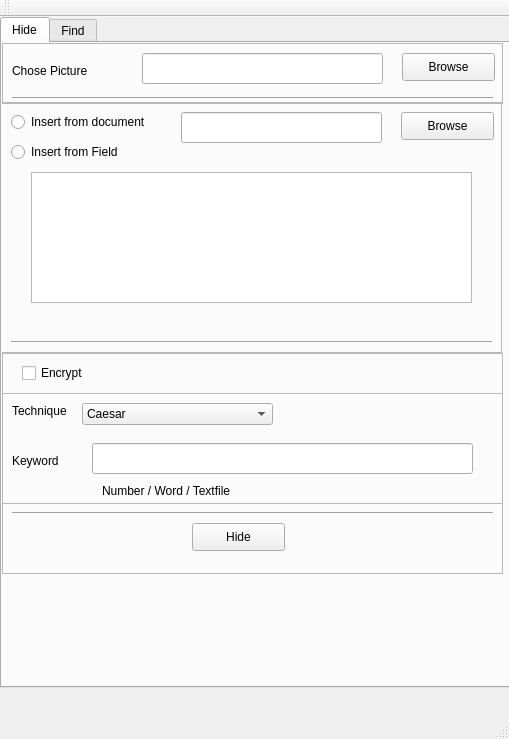
<?xml version="1.0" encoding="UTF-8"?>
<ui version="4.0">
 <class>MainWindow</class>
 <widget class="QMainWindow" name="MainWindow">
  <property name="geometry">
   <rect>
    <x>0</x>
    <y>0</y>
    <width>509</width>
    <height>739</height>
   </rect>
  </property>
  <property name="windowTitle">
   <string>BildProgramm</string>
  </property>
  <property name="windowIcon">
   <iconset>
    <normaloff>stego.ico</normaloff>stego.ico</iconset>
  </property>
  <widget class="QWidget" name="centralWidget">
   <widget class="QTabWidget" name="tabWidget">
    <property name="geometry">
     <rect>
      <x>0</x>
      <y>0</y>
      <width>511</width>
      <height>671</height>
     </rect>
    </property>
    <property name="currentIndex">
     <number>0</number>
    </property>
    <widget class="QWidget" name="hideTab">
     <attribute name="title">
      <string>Hide</string>
     </attribute>
     <widget class="QFrame" name="picFrame">
      <property name="geometry">
       <rect>
        <x>0</x>
        <y>0</y>
        <width>501</width>
        <height>61</height>
       </rect>
      </property>
      <property name="frameShape">
       <enum>QFrame::StyledPanel</enum>
      </property>
      <property name="frameShadow">
       <enum>QFrame::Raised</enum>
      </property>
      <widget class="QLabel" name="picLabel">
       <property name="geometry">
        <rect>
         <x>10</x>
         <y>20</y>
         <width>81</width>
         <height>16</height>
        </rect>
       </property>
       <property name="text">
        <string>Chose Picture</string>
       </property>
      </widget>
      <widget class="QPushButton" name="picBrowseButton">
       <property name="geometry">
        <rect>
         <x>400</x>
         <y>10</y>
         <width>93</width>
         <height>28</height>
        </rect>
       </property>
       <property name="text">
        <string>Browse</string>
       </property>
      </widget>
      <widget class="QLineEdit" name="picPathTextField">
       <property name="geometry">
        <rect>
         <x>140</x>
         <y>10</y>
         <width>241</width>
         <height>31</height>
        </rect>
       </property>
      </widget>
      <widget class="Line" name="line_6">
       <property name="geometry">
        <rect>
         <x>10</x>
         <y>35</y>
         <width>481</width>
         <height>41</height>
        </rect>
       </property>
       <property name="orientation">
        <enum>Qt::Horizontal</enum>
       </property>
      </widget>
     </widget>
     <widget class="QFrame" name="textFrame">
      <property name="geometry">
       <rect>
        <x>-1</x>
        <y>59</y>
        <width>501</width>
        <height>251</height>
       </rect>
      </property>
      <property name="frameShape">
       <enum>QFrame::StyledPanel</enum>
      </property>
      <property name="frameShadow">
       <enum>QFrame::Raised</enum>
      </property>
      <widget class="QRadioButton" name="textFromDocRadio">
       <property name="geometry">
        <rect>
         <x>10</x>
         <y>10</y>
         <width>171</width>
         <height>20</height>
        </rect>
       </property>
       <property name="text">
        <string>Insert from document</string>
       </property>
      </widget>
      <widget class="QRadioButton" name="textFromFieldRadio">
       <property name="geometry">
        <rect>
         <x>10</x>
         <y>40</y>
         <width>151</width>
         <height>20</height>
        </rect>
       </property>
       <property name="text">
        <string>Insert from Field</string>
       </property>
      </widget>
      <widget class="QPushButton" name="textBrowseButton">
       <property name="geometry">
        <rect>
         <x>400</x>
         <y>10</y>
         <width>93</width>
         <height>28</height>
        </rect>
       </property>
       <property name="text">
        <string>Browse</string>
       </property>
      </widget>
      <widget class="QTextEdit" name="textEdit">
       <property name="enabled">
        <bool>true</bool>
       </property>
       <property name="geometry">
        <rect>
         <x>30</x>
         <y>70</y>
         <width>441</width>
         <height>131</height>
        </rect>
       </property>
       <property name="horizontalScrollBarPolicy">
        <enum>Qt::ScrollBarAlwaysOff</enum>
       </property>
       <property name="readOnly">
        <bool>false</bool>
       </property>
      </widget>
      <widget class="Line" name="line">
       <property name="geometry">
        <rect>
         <x>10</x>
         <y>220</y>
         <width>481</width>
         <height>41</height>
        </rect>
       </property>
       <property name="orientation">
        <enum>Qt::Horizontal</enum>
       </property>
      </widget>
      <widget class="QLabel" name="asciiUnicodeLabel">
       <property name="geometry">
        <rect>
         <x>30</x>
         <y>220</y>
         <width>431</width>
         <height>16</height>
        </rect>
       </property>
       <property name="text">
        <string/>
       </property>
      </widget>
      <widget class="QLineEdit" name="textPathTextField">
       <property name="geometry">
        <rect>
         <x>180</x>
         <y>10</y>
         <width>201</width>
         <height>31</height>
        </rect>
       </property>
      </widget>
     </widget>
     <widget class="QFrame" name="hideFrame">
      <property name="geometry">
       <rect>
        <x>0</x>
        <y>460</y>
        <width>501</width>
        <height>71</height>
       </rect>
      </property>
      <property name="frameShape">
       <enum>QFrame::StyledPanel</enum>
      </property>
      <property name="frameShadow">
       <enum>QFrame::Raised</enum>
      </property>
      <widget class="QPushButton" name="hideButton">
       <property name="geometry">
        <rect>
         <x>190</x>
         <y>20</y>
         <width>93</width>
         <height>28</height>
        </rect>
       </property>
       <property name="text">
        <string>Hide</string>
       </property>
      </widget>
      <widget class="Line" name="line_4">
       <property name="geometry">
        <rect>
         <x>10</x>
         <y>0</y>
         <width>481</width>
         <height>20</height>
        </rect>
       </property>
       <property name="orientation">
        <enum>Qt::Horizontal</enum>
       </property>
      </widget>
      <widget class="QLabel" name="saveLabel">
       <property name="geometry">
        <rect>
         <x>10</x>
         <y>50</y>
         <width>481</width>
         <height>20</height>
        </rect>
       </property>
       <property name="text">
        <string/>
       </property>
      </widget>
     </widget>
     <widget class="QFrame" name="encryptCheckFrame">
      <property name="enabled">
       <bool>true</bool>
      </property>
      <property name="geometry">
       <rect>
        <x>0</x>
        <y>310</y>
        <width>501</width>
        <height>41</height>
       </rect>
      </property>
      <property name="frameShape">
       <enum>QFrame::StyledPanel</enum>
      </property>
      <property name="frameShadow">
       <enum>QFrame::Raised</enum>
      </property>
      <widget class="QCheckBox" name="encryptCheckBox">
       <property name="enabled">
        <bool>true</bool>
       </property>
       <property name="geometry">
        <rect>
         <x>20</x>
         <y>10</y>
         <width>81</width>
         <height>20</height>
        </rect>
       </property>
       <property name="text">
        <string>Encrypt</string>
       </property>
      </widget>
     </widget>
     <widget class="QFrame" name="encryptFrame">
      <property name="geometry">
       <rect>
        <x>0</x>
        <y>350</y>
        <width>501</width>
        <height>111</height>
       </rect>
      </property>
      <property name="frameShape">
       <enum>QFrame::StyledPanel</enum>
      </property>
      <property name="frameShadow">
       <enum>QFrame::Raised</enum>
      </property>
      <widget class="QLabel" name="techniqueLabel">
       <property name="geometry">
        <rect>
         <x>10</x>
         <y>10</y>
         <width>61</width>
         <height>16</height>
        </rect>
       </property>
       <property name="text">
        <string>Technique</string>
       </property>
      </widget>
      <widget class="QLabel" name="keywordLabel">
       <property name="geometry">
        <rect>
         <x>10</x>
         <y>60</y>
         <width>53</width>
         <height>16</height>
        </rect>
       </property>
       <property name="text">
        <string>Keyword</string>
       </property>
      </widget>
      <widget class="QComboBox" name="techniqueComboBox">
       <property name="geometry">
        <rect>
         <x>80</x>
         <y>10</y>
         <width>191</width>
         <height>22</height>
        </rect>
       </property>
       <item>
        <property name="text">
         <string>Caesar</string>
        </property>
       </item>
       <item>
        <property name="text">
         <string>Vigenère</string>
        </property>
       </item>
      </widget>
      <widget class="QLabel" name="keyTipLabel">
       <property name="geometry">
        <rect>
         <x>100</x>
         <y>90</y>
         <width>141</width>
         <height>16</height>
        </rect>
       </property>
       <property name="text">
        <string>Number / Word / Textfile</string>
       </property>
      </widget>
      <widget class="QLineEdit" name="keyTextField">
       <property name="geometry">
        <rect>
         <x>90</x>
         <y>50</y>
         <width>381</width>
         <height>31</height>
        </rect>
       </property>
      </widget>
     </widget>
    </widget>
    <widget class="QWidget" name="findTab">
     <attribute name="title">
      <string>Find</string>
     </attribute>
     <widget class="QFrame" name="textFrame_2">
      <property name="geometry">
       <rect>
        <x>0</x>
        <y>90</y>
        <width>501</width>
        <height>271</height>
       </rect>
      </property>
      <property name="frameShape">
       <enum>QFrame::StyledPanel</enum>
      </property>
      <property name="frameShadow">
       <enum>QFrame::Raised</enum>
      </property>
      <widget class="QRadioButton" name="textToDocRadio">
       <property name="geometry">
        <rect>
         <x>10</x>
         <y>10</y>
         <width>161</width>
         <height>20</height>
        </rect>
       </property>
       <property name="text">
        <string>Write to document</string>
       </property>
      </widget>
      <widget class="QRadioButton" name="textToFieldRadio">
       <property name="geometry">
        <rect>
         <x>10</x>
         <y>40</y>
         <width>141</width>
         <height>20</height>
        </rect>
       </property>
       <property name="text">
        <string>Write to field</string>
       </property>
      </widget>
      <widget class="QTextEdit" name="textEdit_2">
       <property name="geometry">
        <rect>
         <x>30</x>
         <y>60</y>
         <width>441</width>
         <height>171</height>
        </rect>
       </property>
       <property name="horizontalScrollBarPolicy">
        <enum>Qt::ScrollBarAlwaysOff</enum>
       </property>
      </widget>
      <widget class="Line" name="line_2">
       <property name="geometry">
        <rect>
         <x>10</x>
         <y>250</y>
         <width>481</width>
         <height>20</height>
        </rect>
       </property>
       <property name="orientation">
        <enum>Qt::Horizontal</enum>
       </property>
      </widget>
      <widget class="QLabel" name="picField">
       <property name="geometry">
        <rect>
         <x>30</x>
         <y>60</y>
         <width>441</width>
         <height>171</height>
        </rect>
       </property>
       <property name="text">
        <string/>
       </property>
      </widget>
     </widget>
     <widget class="QFrame" name="picFrame_2">
      <property name="geometry">
       <rect>
        <x>0</x>
        <y>0</y>
        <width>501</width>
        <height>91</height>
       </rect>
      </property>
      <property name="frameShape">
       <enum>QFrame::StyledPanel</enum>
      </property>
      <property name="frameShadow">
       <enum>QFrame::Raised</enum>
      </property>
      <widget class="QLabel" name="label_2">
       <property name="geometry">
        <rect>
         <x>10</x>
         <y>20</y>
         <width>81</width>
         <height>16</height>
        </rect>
       </property>
       <property name="text">
        <string>Chose Picture</string>
       </property>
      </widget>
      <widget class="QPushButton" name="picBrowseButton_2">
       <property name="geometry">
        <rect>
         <x>390</x>
         <y>10</y>
         <width>93</width>
         <height>28</height>
        </rect>
       </property>
       <property name="text">
        <string>Add</string>
       </property>
      </widget>
      <widget class="QListWidget" name="picPathTextField_2">
       <property name="geometry">
        <rect>
         <x>100</x>
         <y>10</y>
         <width>256</width>
         <height>61</height>
        </rect>
       </property>
       <property name="horizontalScrollBarPolicy">
        <enum>Qt::ScrollBarAlwaysOff</enum>
       </property>
      </widget>
      <widget class="QPushButton" name="picRemoveButton">
       <property name="geometry">
        <rect>
         <x>390</x>
         <y>40</y>
         <width>93</width>
         <height>28</height>
        </rect>
       </property>
       <property name="text">
        <string>Remove</string>
       </property>
      </widget>
      <widget class="Line" name="line_5">
       <property name="geometry">
        <rect>
         <x>10</x>
         <y>80</y>
         <width>481</width>
         <height>16</height>
        </rect>
       </property>
       <property name="orientation">
        <enum>Qt::Horizontal</enum>
       </property>
      </widget>
     </widget>
     <widget class="QFrame" name="decryptCheckFrame">
      <property name="enabled">
       <bool>true</bool>
      </property>
      <property name="geometry">
       <rect>
        <x>0</x>
        <y>360</y>
        <width>501</width>
        <height>41</height>
       </rect>
      </property>
      <property name="frameShape">
       <enum>QFrame::StyledPanel</enum>
      </property>
      <property name="frameShadow">
       <enum>QFrame::Raised</enum>
      </property>
      <widget class="QCheckBox" name="decryptCheckBox">
       <property name="enabled">
        <bool>true</bool>
       </property>
       <property name="geometry">
        <rect>
         <x>20</x>
         <y>10</y>
         <width>81</width>
         <height>20</height>
        </rect>
       </property>
       <property name="text">
        <string>Decrypt</string>
       </property>
      </widget>
     </widget>
     <widget class="QFrame" name="findFrame">
      <property name="geometry">
       <rect>
        <x>0</x>
        <y>510</y>
        <width>501</width>
        <height>51</height>
       </rect>
      </property>
      <property name="frameShape">
       <enum>QFrame::StyledPanel</enum>
      </property>
      <property name="frameShadow">
       <enum>QFrame::Raised</enum>
      </property>
      <widget class="QPushButton" name="findButton">
       <property name="geometry">
        <rect>
         <x>190</x>
         <y>20</y>
         <width>93</width>
         <height>28</height>
        </rect>
       </property>
       <property name="text">
        <string>Find</string>
       </property>
      </widget>
      <widget class="Line" name="line_3">
       <property name="geometry">
        <rect>
         <x>10</x>
         <y>0</y>
         <width>481</width>
         <height>20</height>
        </rect>
       </property>
       <property name="orientation">
        <enum>Qt::Horizontal</enum>
       </property>
      </widget>
     </widget>
     <widget class="QFrame" name="decryptFrame">
      <property name="geometry">
       <rect>
        <x>0</x>
        <y>400</y>
        <width>501</width>
        <height>111</height>
       </rect>
      </property>
      <property name="frameShape">
       <enum>QFrame::StyledPanel</enum>
      </property>
      <property name="frameShadow">
       <enum>QFrame::Raised</enum>
      </property>
      <widget class="QLabel" name="techniqueLabel_2">
       <property name="geometry">
        <rect>
         <x>10</x>
         <y>10</y>
         <width>61</width>
         <height>16</height>
        </rect>
       </property>
       <property name="text">
        <string>Technique</string>
       </property>
      </widget>
      <widget class="QLabel" name="keywordLabel_2">
       <property name="geometry">
        <rect>
         <x>10</x>
         <y>60</y>
         <width>53</width>
         <height>16</height>
        </rect>
       </property>
       <property name="text">
        <string>Keyword</string>
       </property>
      </widget>
      <widget class="QComboBox" name="techniqueComboBox_2">
       <property name="geometry">
        <rect>
         <x>80</x>
         <y>10</y>
         <width>191</width>
         <height>22</height>
        </rect>
       </property>
       <item>
        <property name="text">
         <string>Caesar</string>
        </property>
       </item>
       <item>
        <property name="text">
         <string>Vigenère</string>
        </property>
       </item>
      </widget>
      <widget class="QLabel" name="keyTipLabel_2">
       <property name="geometry">
        <rect>
         <x>100</x>
         <y>90</y>
         <width>141</width>
         <height>16</height>
        </rect>
       </property>
       <property name="text">
        <string>Number / Word / Textfile</string>
       </property>
      </widget>
      <widget class="QLineEdit" name="keyTextField_2">
       <property name="geometry">
        <rect>
         <x>90</x>
         <y>50</y>
         <width>321</width>
         <height>31</height>
        </rect>
       </property>
      </widget>
     </widget>
    </widget>
   </widget>
  </widget>
  <widget class="QMenuBar" name="menuBar">
   <property name="geometry">
    <rect>
     <x>0</x>
     <y>0</y>
     <width>509</width>
     <height>26</height>
    </rect>
   </property>
  </widget>
  <widget class="QToolBar" name="mainToolBar">
   <attribute name="toolBarArea">
    <enum>TopToolBarArea</enum>
   </attribute>
   <attribute name="toolBarBreak">
    <bool>false</bool>
   </attribute>
  </widget>
  <widget class="QStatusBar" name="statusBar"/>
 </widget>
 <layoutdefault spacing="6" margin="11"/>
 <resources/>
 <connections/>
</ui>
